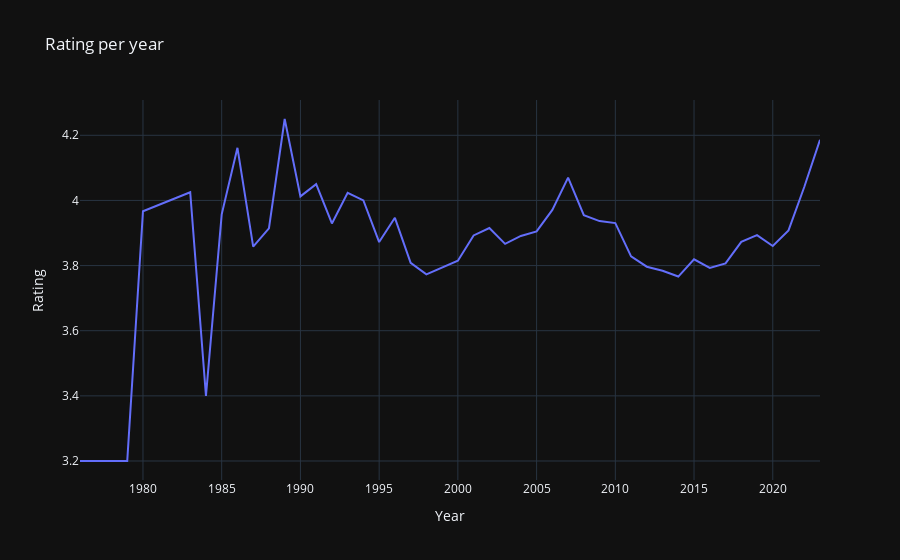

The code cell stored with this chart in its notebook:
### Markdown cell above
Apparently, the average amount of pieces in a set has been fluctuatiating, but increased in the long run.

### Code cell
rating_per_year = df.groupby('year')['rating'].mean().reset_index().set_index('year')
rating_per_year['rating'] = rating_per_year.rating.astype(float)
fig = px.line(rating_per_year, 
             x=rating_per_year.index, 
             y='rating',
             title='Rating per year',
             labels={'rating': 'Rating',
                     'year': 'Year'})
fig.show()

### Figure 1 — Plotly figure (JSON) as saved in the notebook; plotly's stock layout.template omitted (floating-point values rounded to 4 significant figures)
{"data": [{"hovertemplate": "Year=%{x}<br>Rating=%{y}<extra></extra>", "legendgroup": "", "line": {"color": "#636efa", "dash": "solid"}, "marker": {"symbol": "circle"}, "mode": "lines", "name": "", "orientation": "v", "showlegend": false, "type": "scatter", "x": [1976, 1979, 1980, 1983, 1984, 1985, 1986, 1987, 1988, 1989, 1990, 1991, 1992, 1993, 1994, 1995, 1996, 1997, 1998, 1999, 2000, 2001, 2002, 2003, 2004, 2005, 2006, 2007, 2008, 2009, 2010, 2011, 2012, 2013, 2014, 2015, 2016, 2017, 2018, 2019, 2020, 2021, 2022, 2023], "xaxis": "x", "y": [3.2, 3.2, 3.967, 4.025, 3.4, 3.957, 4.162, 3.858, 3.914, 4.25, 4.013, 4.05, 3.929, 4.023, 4, 3.872, 3.947, 3.808, 3.773, 3.794, 3.815, 3.892, 3.915, 3.867, 3.891, 3.905, 3.971, 4.07, 3.955, 3.937, 3.93, 3.828, 3.797, 3.784, 3.766, 3.819, 3.793, 3.807, 3.873, 3.894, 3.86, 3.908, 4.041, 4.186], "yaxis": "y"}], "layout": {"legend": {"tracegroupgap": 0}, "title": {"text": "Rating per year"}, "xaxis": {"anchor": "y", "domain": [0, 1], "title": {"text": "Year"}}, "yaxis": {"anchor": "x", "domain": [0, 1], "title": {"text": "Rating"}}}}
